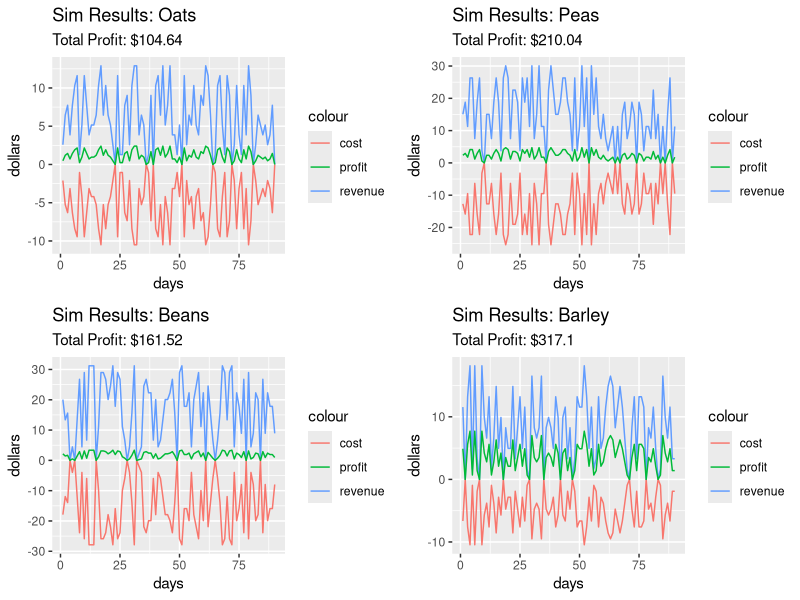

The R script that drew this image:
## ---- chunk 1
if (!require('dplyr')) install.packages('dplyr')
if (!require('ggplot2')) install.packages('ggplot2')
if (!require('gridExtra')) install.packages('gridExtra')
## ---- chunk 2
buy <- c(1.05, 3.17, 1.99, 0.95) #dollars
sell <- c(1.29, 3.76, 2.23, 1.65) #dollars
demandTop <- c(10, 8, 14, 11) #lbs

df <- data.frame(cbind(buy, sell, demandTop))
rownames(df) <- c("oats", "peas", "beans", "barley")
df
## ---- chunk 3
simMarket <- function(duration, crop) {
    # return a time series dataframe where each 
    # row describes results for crop given a random demand
    #
    # Args: 
    #   duration: length of simulation
    #   crop:  string representing crop type
    #
    # Returns:
    #   results:  df showing costs, revenue, profit, day number, and demand
    
    # Helper Function:  Generate Random Variable
    getDemand <- function(crop) {
        # get a sample from a discrete rand distribution representing 
        # demand for a given crop
        #
        # Args: 
        #   crop:  string representing crop type
        #
        # Returns:
        #   demand:  number representing random day's demand
        
        row <- df[crop,]
        rangeTop <- row$demandTop
        demand <- ceiling(runif(1, -1, rangeTop)) #-1 so we include a demand of 0
        demand
    }
    
    # Helper Function:  Get Cost, Revenue and Profit, Single Day
    getDay <- function(demand, crop) {
        # return a df row showing results for a day's sales
        #
        # Args: 
        #   demand:  that day's demand
        #   crop:  string representing crop type
        #
        # Returns:
        #   day:  df row showing day's cost, revenue, profit 
        #         for a crop given demand
        
        row <- df[crop, ]
        day <- data.frame(cost = rep(0,1), 
                          revenue = rep(0,1),
                          profit = rep(0,1))
        day$cost <- -(row$buy * demand)
        day$revenue <- row$sell * demand
        day$profit <- day$revenue + day$cost
        day
    }
    
    # run helpers to get final results
    results <- data.frame()
    for(i in 1:duration) {
        dayDemand <- getDemand(crop)
        row <- getDay(dayDemand, crop)
        row$demand <- dayDemand
        row$day <- i
        results <- rbind(results, row)
    }
    results
}
## ---- chunk 4
oats <- simMarket(90, 'oats')
peas <- simMarket(90, 'peas')
beans <- simMarket(90, 'beans')
barley <- simMarket(90, 'barley')

# example 
head(oats, 10)
## ---- chunk 5
getPlot <- function(df) {
    # return a line plot showing sim results over time frame
    #
    # Args: 
    #   df: data frame with the 90 day sim results for a given crop
    #
    # Returns:
    #   p:  ggplot object
    
    profit <- sum(df$profit)
    crop <- deparse(substitute(df))
    substr(crop, 1, 1) <- toupper(substr(crop, 1, 1))
    title <- paste0("Sim Results: ", crop)
    subtitle <- paste0("Total Profit: $", profit)
    
    p <- ggplot(df, aes(x=day)) + 
            geom_line(aes(y=revenue, col="revenue")) + 
            geom_line(aes(y=cost, col="cost")) + 
            geom_line(aes(y=profit, col="profit")) + 
            labs(title=title,
                 subtitle=subtitle, 
                 y="dollars",
                 x="days")
    p
}
## ---- chunk 6
oatPlot <- getPlot(oats)
peasPlot <- getPlot(peas)
beansPlot <- getPlot(beans)
barleyPlot <- getPlot(barley)
grid.arrange(oatPlot, peasPlot, beansPlot, barleyPlot, ncol=2)
## ---- chunk 7
all <- rbind(oats, peas, beans, barley)
dailySum <- all %>%
    group_by(day) %>%
    summarise(cost = sum(cost),
              revenue = sum(revenue),
              profit = sum(profit))
colSums(dailySum[2:4])
